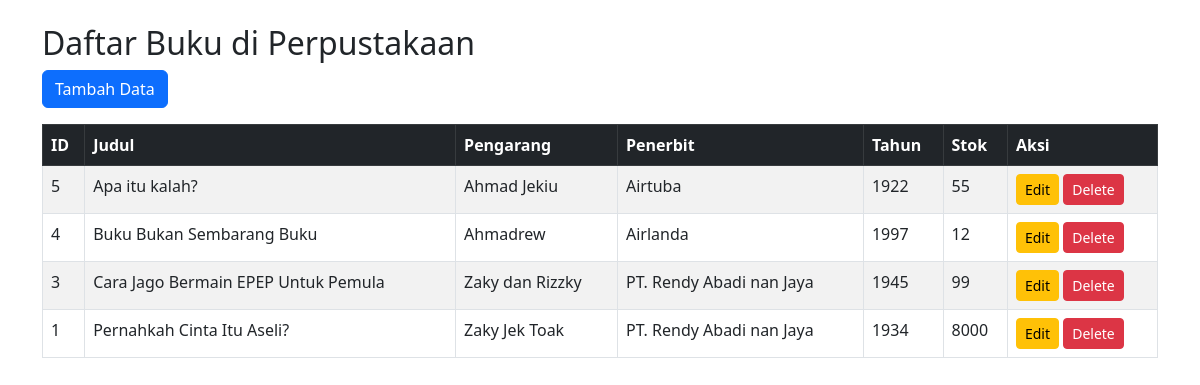
The page / on the database its author committed.
### tables this page shows
CREATE TABLE `buku` (
  `id` int(11) NOT NULL,
  `judul` varchar(150) NOT NULL,
  `pengarang` varchar(100) NOT NULL,
  `penerbit` varchar(100) NOT NULL,
  `tahun_terbit` year(4) NOT NULL,
  `stok` int(11) DEFAULT 0,
  `created_at` timestamp NOT NULL DEFAULT current_timestamp()
);

### index.php (the view, shortened to what this page needs)
<?php
require 'config/db.php';
$result = $conn->query("SELECT * FROM buku ORDER BY id DESC");
?>
<!DOCTYPE html>
<html lang="id">
<head>
    <link href="https://cdn.jsdelivr.net/npm/bootstrap@5.3.0/dist/css/bootstrap.min.css" rel="stylesheet">
</head>
<body class="container mt-4">
    <h2>Daftar Buku di Perpustakaan</h2>
    <a href="create.php" class="btn btn-primary mb-3">Tambah Data</a>
    <table class="table table-bordered table-striped">
        <thead class="table-dark">
            <tr>
                <th>ID</th>
                <th>Judul</th>
                <th>Pengarang</th>
                <th>Penerbit</th>
                <th>Tahun</th>
                <th>Stok</th>
                <th>Aksi</th>
            </tr>
        </thead>
        <tbody>
            <?php while($row = $result->fetch_assoc()): ?>
            <tr>
                <td><?= $row['id'] ?></td>
                <td><?= htmlspecialchars($row['judul']) ?></td>
                <td><?= htmlspecialchars($row['pengarang']) ?></td>
                <td><?= htmlspecialchars($row['penerbit']) ?></td>
                <td><?= htmlspecialchars($row['tahun_terbit']) ?></td>
                <td><?= htmlspecialchars($row['stok']) ?></td>
                <td>
                    <a href="edit.php?id=<?= $row['id'] ?>" class="btn btn-warning btn-sm">Edit</a>
                    <a href="delete.php?id=<?= $row['id'] ?>" class="btn btn-danger btn-sm" onclick="return confirm('Yakin hapus data ini?')">Delete</a>
                </td>
            </tr>
            <?php endwhile; ?>
        </tbody>
    </table>
</body>
</html>

### rows shown on the page
buku: id "5", judul "Apa itu kalah?", pengarang "Ahmad Jekiu", penerbit "Airtuba", tahun_terbit "1922", stok "55"
buku: id "4", judul "Buku Bukan Sembarang Buku", pengarang "Ahmadrew", penerbit "Airlanda", tahun_terbit "1997", stok "12"
buku: id "3", judul "Cara Jago Bermain EPEP Untuk Pemula", pengarang "Zaky dan Rizzky", penerbit "PT. Rendy Abadi nan Jaya", tahun_terbit "1945", stok "99"
buku: id "1", judul "Pernahkah Cinta Itu Aseli?", pengarang "Zaky Jek Toak", penerbit "PT. Rendy Abadi nan Jaya", tahun_terbit "1934", stok "8000"
